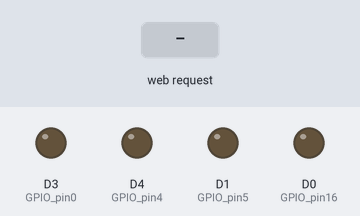
Simulated run of this sketch. Board: ESP8266 (NodeMCU). Shown: output pins drawn as LEDs (lit = HIGH). The test bench sets the inputs (shaded band). WiFi joins after 1.5 s; servers stay silent unless stated; what the sketch prints to the serial monitor is not drawn.

Above: at 4.7 s.
4.8 s: HTTP request GET /forward received
At 5.5 s:
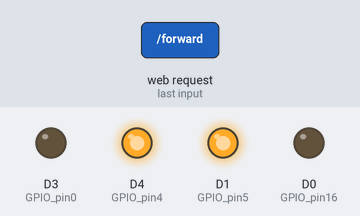
6.3 s: HTTP request GET /reverse received
At 6.7 s:
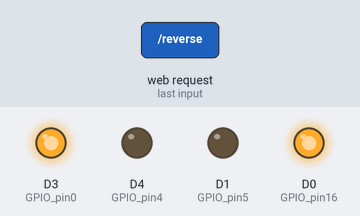
7.8 s: HTTP request GET /right received
At 9.0 s:
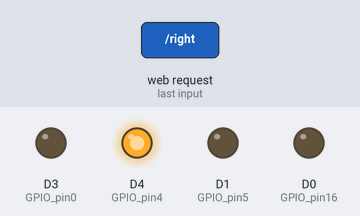
9.3 s: HTTP request GET /left received
At 10.2 s:
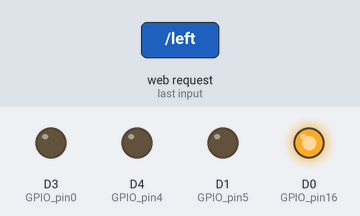
10.8 s: HTTP request GET /stop received
At 11.3 s:
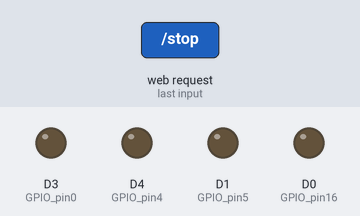
Timing chart, 0 to 13.3 s (numbered marks = the images above; inputs shaded):
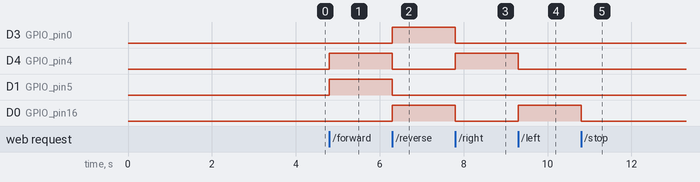

Measured:
- after the input at 4.8 s, D4 (GPIO_pin4), D1 (GPIO_pin5): LOW → HIGH at once
- after the input at 6.3 s, D3 (GPIO_pin0), D0 (GPIO_pin16): LOW → HIGH at once; D4 (GPIO_pin4), D1 (GPIO_pin5): HIGH → LOW at once
- after the input at 7.8 s, D3 (GPIO_pin0), D0 (GPIO_pin16): HIGH → LOW at once; D4 (GPIO_pin4): LOW → HIGH at once
- after the input at 9.3 s, D4 (GPIO_pin4): HIGH → LOW at once; D0 (GPIO_pin16): LOW → HIGH at once
- after the input at 10.8 s, D0 (GPIO_pin16): HIGH → LOW at once

The sketch:

wifi_bot.ino
```cpp
#include <ESP8266WiFi.h>

String  i;
WiFiServer server(80);

void setup(){
  i = "";
  Serial.begin(9600);

  pinMode(D0, OUTPUT); // GPIO pin16=D0
  pinMode(D1, OUTPUT);  // GPIO pin5=D1
  pinMode(D4, OUTPUT);  // GPIO pin4=D2
  pinMode(D3, OUTPUT);  // GPIO pin0=D3
    WiFi.disconnect();
  delay(2000);
  Serial.println("Connecting to WIFI");
   WiFi.begin("grace","gracious");
  while ((!(WiFi.status() == WL_CONNECTED))){
    delay(300);
    Serial.print("..");

  }
  Serial.println("Connected!");
  Serial.println("My Local IP is : ");
  Serial.print((WiFi.localIP()));
  server.begin();
}


void loop(){
    WiFiClient client = server.available();
    if (!client) { return; }
    while(!client.available()){  delay(1); }
    i = (client.readStringUntil('\r'));
    i.remove(0, 5);
    i.remove(i.length()-9,9);
    if (i == "forward") {
      Serial.println("Forward Pressed");
      digitalWrite(D0, LOW);
      digitalWrite(D1, HIGH);
      digitalWrite(D3, LOW);
      digitalWrite(D4, HIGH);
      client.println("HTTP/1.1 200 OK");
      client.println("Content-Type: text/html");
      client.println("");
      client.println("<!DOCTYPE HTML>");
      client.println("<html>");
      client.println("forward");
      client.println("</html>");
      client.stop();
      delay(1);
    }
    if (i == "reverse") {
      Serial.println("Reverse Pressed");
      digitalWrite(D0, HIGH);
      digitalWrite(D1, LOW);
      digitalWrite(D3, HIGH);
      digitalWrite(D4, LOW);
      client.println("HTTP/1.1 200 OK");
      client.println("Content-Type: text/html");
      client.println("");
      client.println("<!DOCTYPE HTML>");
      client.println("<html>");
      client.println("reverse");
      client.println("</html>");
      client.stop();
      delay(1);
    }
    if (i == "right") {
      Serial.println("Right Pressed");
      digitalWrite(D0,LOW);
      digitalWrite(D1,LOW);
      digitalWrite(D4,HIGH);
      digitalWrite(D3,LOW);
      client.println("HTTP/1.1 200 OK");
      client.println("Content-Type: text/html");
      client.println("");
      client.println("<!DOCTYPE HTML>");
      client.println("<html>");
      client.println("right");
      client.println("</html>");
      client.stop();
      delay(1);

    }
    if (i == "left") {
      Serial.println("Left Pressed.");
      digitalWrite(D0,HIGH);
      digitalWrite(D1,LOW);
      digitalWrite(D4,LOW);
      digitalWrite(D3,LOW);
      client.println("HTTP/1.1 200 OK");
      client.println("Content-Type: text/html");
      client.println("");
      client.println("<!DOCTYPE HTML>");
      client.println("<html>");
      client.println("left");
      client.println("</html>");
      client.stop();
      delay(1);

    }
    if (i == "stop") {
      digitalWrite(D0,LOW);
      digitalWrite(D1,LOW);
      digitalWrite(D4,LOW);
      digitalWrite(D3,LOW);
      client.println("HTTP/1.1 200 OK");
      client.println("Content-Type: text/html");
      client.println("");
      client.println("<!DOCTYPE HTML>");
      client.println("<html>");
      client.println("stop");
      client.println("</html>");
      client.stop();
      delay(1);

    }
}
```
